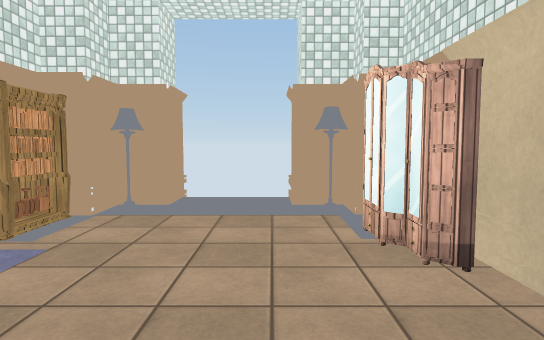
[1] (above)

19 first-person views from a walk through a scene from a Unity 3-D project. The camera is 1.4 m above the floor, tilts 4° down and sees 75° across. The floor is counted in squares, 1 m on a side. Each view is taken from the middle of a square. On the plan, view 1 faces up. The plan holds only what a view shows up to about 15 squares ahead; the rest is blank. Some animated figures are left out. Door leaves are left out, so doorways stand open. Surface patterns are stand-ins for the level's own textures.

[2]
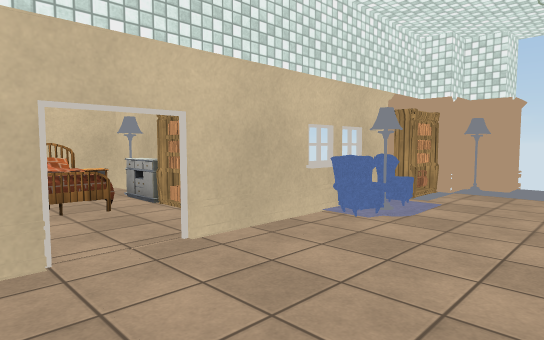

[3]
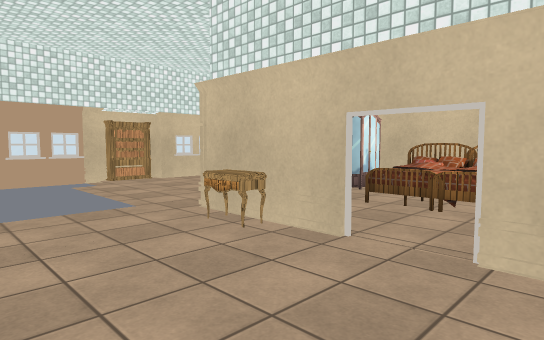

[4]
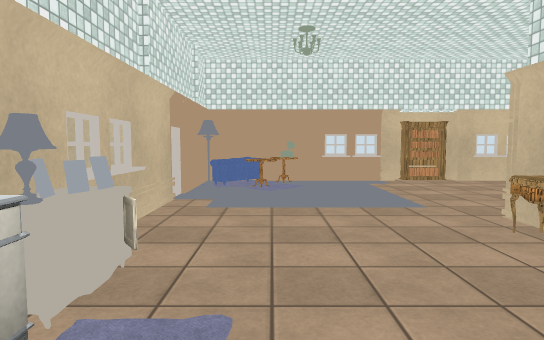

[5]
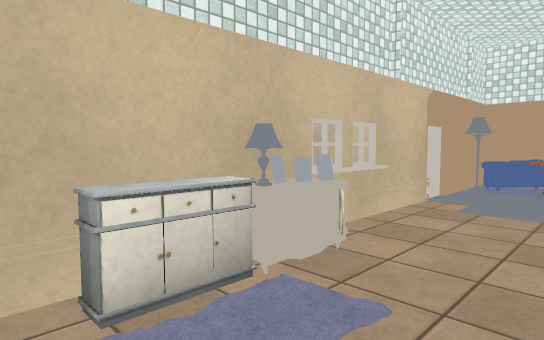

[6]
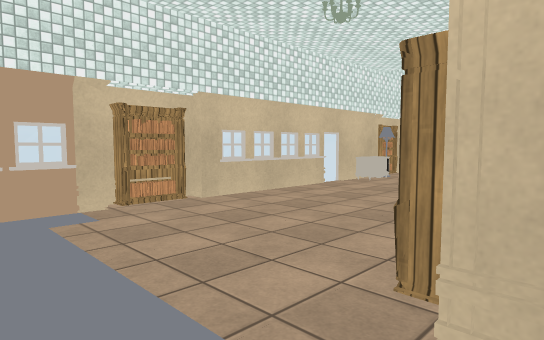

[7]
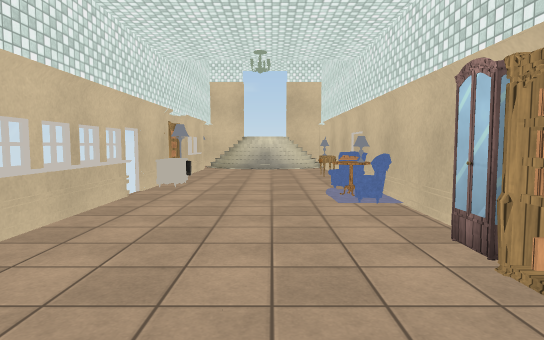

[8]
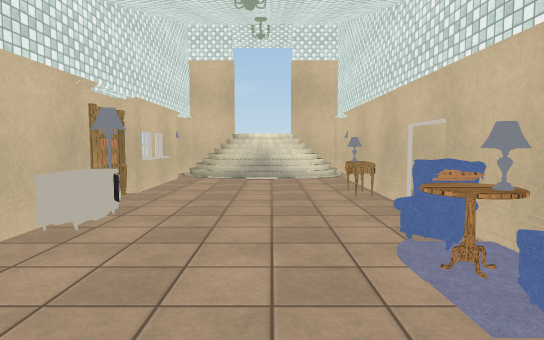

[9]
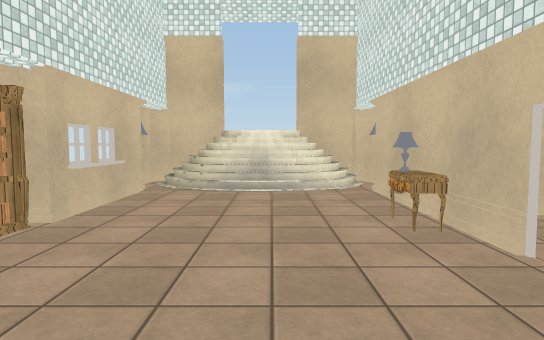

[10]
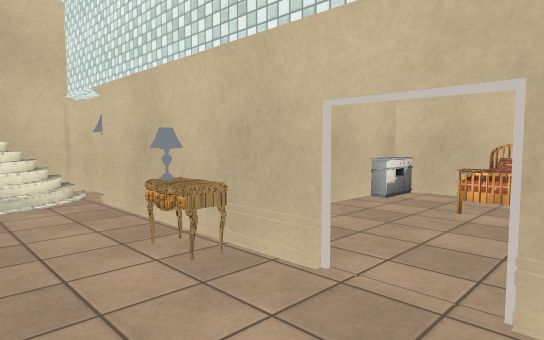

[11]
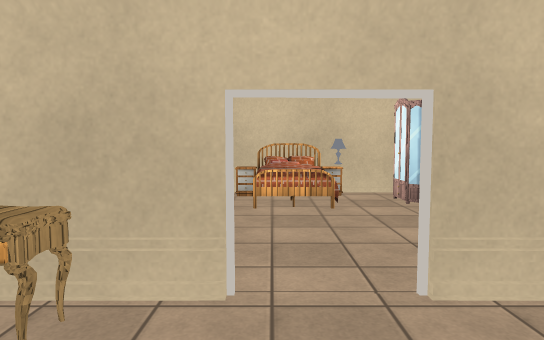

[12]
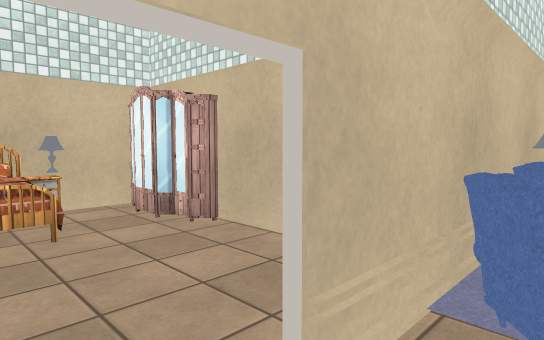

[13]
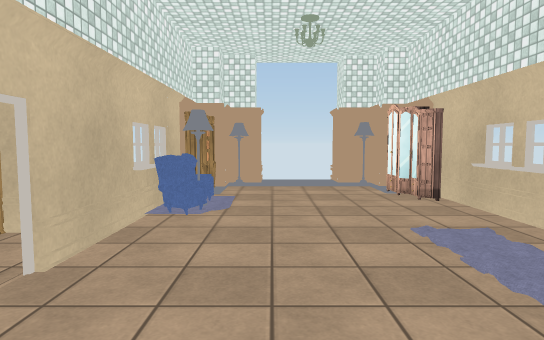

[14]
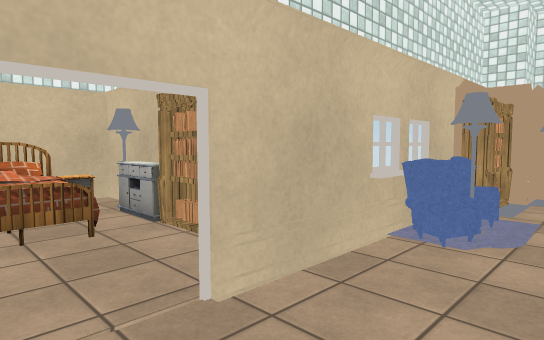

[15]
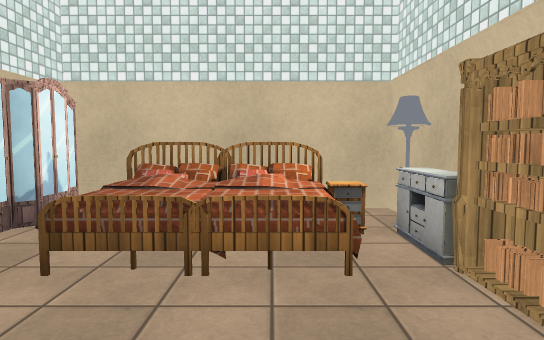

[16]
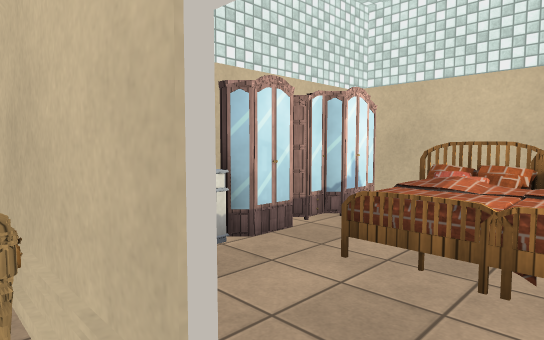

[17]
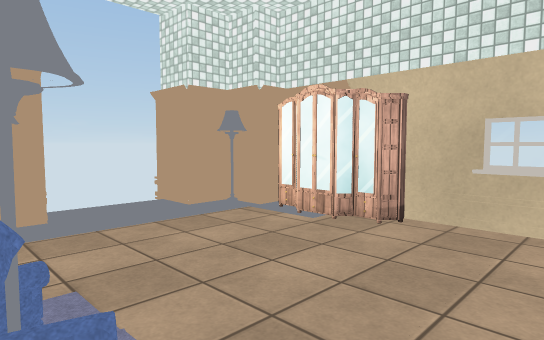

[18]
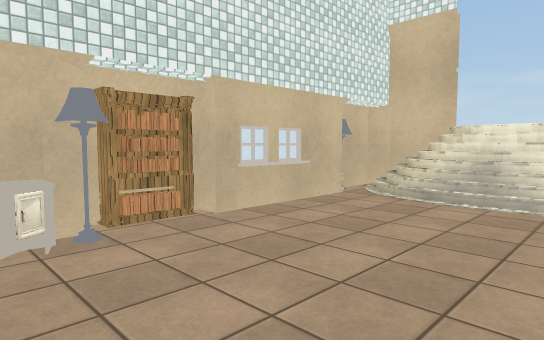

[19]
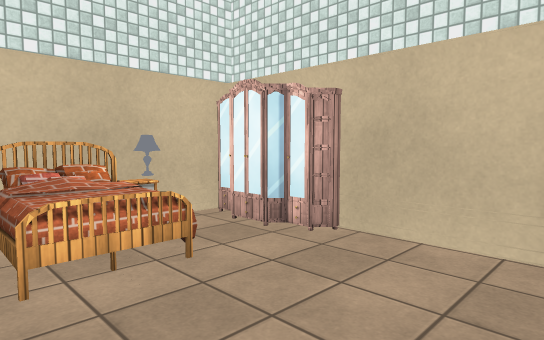

### Floor plan
Key: @ floor where view 1 was taken; # wall or solid block; x gap in a wall; . floor; / step, stairs or slope; D open door; = window, fence, low wall or low ledge; O other object.
Columns run from 27 left of view 1 to 5 right of it. Each row starts with its distance up from view 1.
 10                         OO  O
  9                         O   O
  8                        O#   #O
  7                       OO.....OO
  6                       OO.....OO
  5                       #O.....O#
  4                       #O.....O#
  3                       #OO.....#
  2                       #O.....=#
  1        ################.....O=#
  0        O.OOOO###.#OOOO#....@O.#
 -1        #..OOOOO# OOO..D.....OO#
 -2        #..OO..O# OOO..D......O#
 -3        #......## OOO..D......O#
 -4        #......## OOO..#......O#
 -5        #......## .....#O.....=#
 -6 ##     #......##OOOOOO O.....=#
 -7 #//#####O#DD#O#####O#O#.......##
 -8 #//.....O....OOOO.............###
 -9 #///....................     .#
-10  ///.....................     O
-11  ///....................   O  O
-12 #///....................   OO##
-13 #//........OO...........  OOOOO
-14 #/.#####OO###xD#####OO#OOOOOOOO
-15 ####   ####        ####

Where each view was taken, in squares from view 1:
view 1: 0 up, 0 right, facing up
view 2: 4 down, 0 right, facing up-left
view 3: 0 up, 0 right, facing down-left
view 4: 0 up, 0 right, facing down
view 5: 0 up, 1 left, facing down-right
view 6: 6 down, 2 left, facing down-left
view 7: 10 down, 3 left, facing left
view 8: 10 down, 9 left, facing left
view 9: 10 down, 13 left, facing left
view 10: 10 down, 15 left, facing up-left
view 11: 10 down, 17 left, facing up
view 12: 8 down, 17 left, facing up-right
view 13: 5 down, 2 left, facing up
view 14: 3 down, 2 left, facing up-left
view 15: 2 down, 4 left, facing left
view 16: 2 down, 4 left, facing down-left
view 17: 1 up, 4 left, facing up-right
view 18: 8 down, 15 left, facing down-left
view 19: 6 down, 18 left, facing up-right
